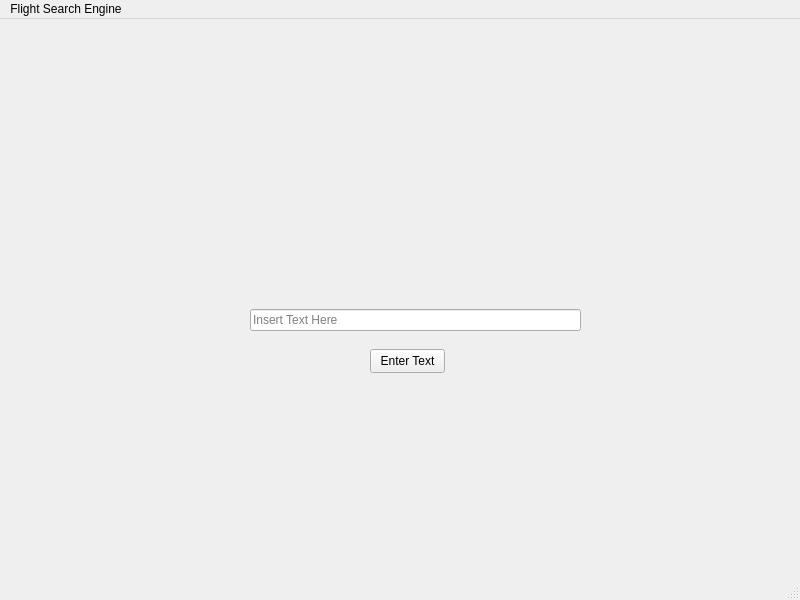
<?xml version="1.0" encoding="UTF-8"?>
<ui version="4.0">
 <class>MainWindow</class>
 <widget class="QMainWindow" name="MainWindow">
  <property name="geometry">
   <rect>
    <x>0</x>
    <y>0</y>
    <width>800</width>
    <height>600</height>
   </rect>
  </property>
  <property name="windowTitle">
   <string>MainWindow</string>
  </property>
  <widget class="QWidget" name="centralwidget">
   <widget class="QLabel" name="label1">
    <property name="geometry">
     <rect>
      <x>330</x>
      <y>180</y>
      <width>151</width>
      <height>101</height>
     </rect>
    </property>
    <property name="text">
     <string/>
    </property>
    <property name="alignment">
     <set>Qt::AlignCenter</set>
    </property>
   </widget>
   <widget class="QPushButton" name="button1">
    <property name="geometry">
     <rect>
      <x>370</x>
      <y>330</y>
      <width>75</width>
      <height>24</height>
     </rect>
    </property>
    <property name="text">
     <string>Enter Text</string>
    </property>
   </widget>
   <widget class="QLineEdit" name="insertedTextBox">
    <property name="geometry">
     <rect>
      <x>250</x>
      <y>290</y>
      <width>331</width>
      <height>22</height>
     </rect>
    </property>
    <property name="inputMask">
     <string/>
    </property>
    <property name="text">
     <string/>
    </property>
    <property name="placeholderText">
     <string>Insert Text Here</string>
    </property>
   </widget>
  </widget>
  <widget class="QMenuBar" name="menubar">
   <property name="geometry">
    <rect>
     <x>0</x>
     <y>0</y>
     <width>800</width>
     <height>22</height>
    </rect>
   </property>
   <widget class="QMenu" name="menuFlight_Search_Engine">
    <property name="title">
     <string>Flight Search Engine</string>
    </property>
   </widget>
   <addaction name="menuFlight_Search_Engine"/>
  </widget>
  <widget class="QStatusBar" name="statusbar"/>
 </widget>
 <resources/>
 <connections/>
</ui>
